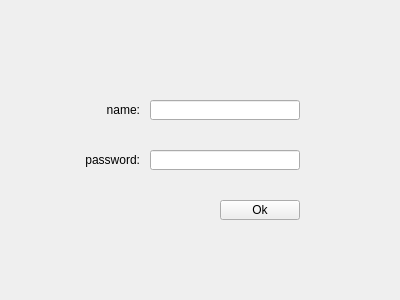
<?xml version="1.0" encoding="UTF-8"?>
<ui version="4.0">
 <class>login_form</class>
 <widget class="QWidget" name="login_form">
  <property name="geometry">
   <rect>
    <x>0</x>
    <y>0</y>
    <width>400</width>
    <height>300</height>
   </rect>
  </property>
  <property name="windowTitle">
   <string>login</string>
  </property>
  <widget class="QLabel" name="name_label">
   <property name="geometry">
    <rect>
     <x>80</x>
     <y>100</y>
     <width>60</width>
     <height>20</height>
    </rect>
   </property>
   <property name="text">
    <string>name:</string>
   </property>
   <property name="alignment">
    <set>Qt::AlignRight|Qt::AlignTrailing|Qt::AlignVCenter</set>
   </property>
  </widget>
  <widget class="QLabel" name="password_label">
   <property name="geometry">
    <rect>
     <x>80</x>
     <y>150</y>
     <width>60</width>
     <height>20</height>
    </rect>
   </property>
   <property name="text">
    <string>password:</string>
   </property>
   <property name="alignment">
    <set>Qt::AlignRight|Qt::AlignTrailing|Qt::AlignVCenter</set>
   </property>
  </widget>
  <widget class="QLineEdit" name="name_lineedit">
   <property name="geometry">
    <rect>
     <x>150</x>
     <y>100</y>
     <width>150</width>
     <height>20</height>
    </rect>
   </property>
   <property name="maxLength">
    <number>15</number>
   </property>
   <property name="echoMode">
    <enum>QLineEdit::Normal</enum>
   </property>
  </widget>
  <widget class="QLineEdit" name="password_lineedit">
   <property name="geometry">
    <rect>
     <x>150</x>
     <y>150</y>
     <width>150</width>
     <height>20</height>
    </rect>
   </property>
   <property name="maxLength">
    <number>15</number>
   </property>
   <property name="echoMode">
    <enum>QLineEdit::Password</enum>
   </property>
  </widget>
  <widget class="QPushButton" name="ok_btn">
   <property name="geometry">
    <rect>
     <x>220</x>
     <y>200</y>
     <width>80</width>
     <height>20</height>
    </rect>
   </property>
   <property name="text">
    <string>Ok</string>
   </property>
  </widget>
 </widget>
 <resources/>
 <connections/>
</ui>
